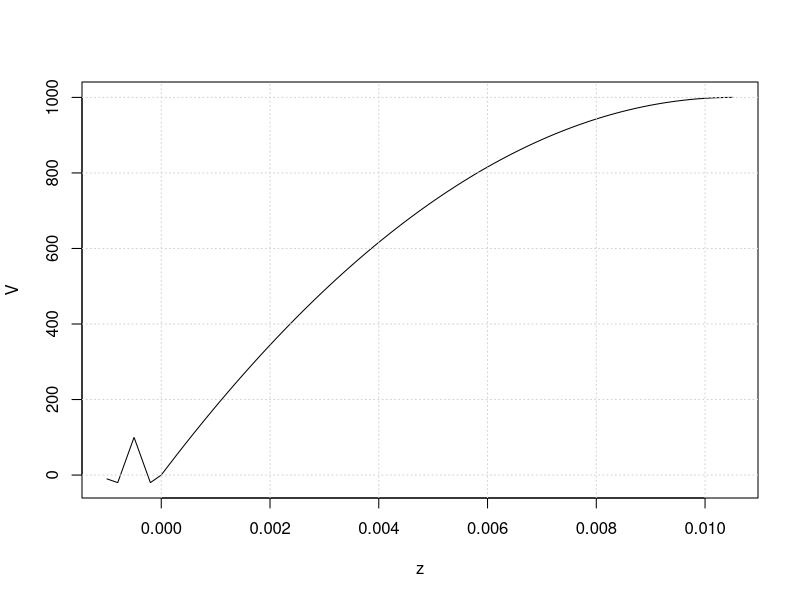
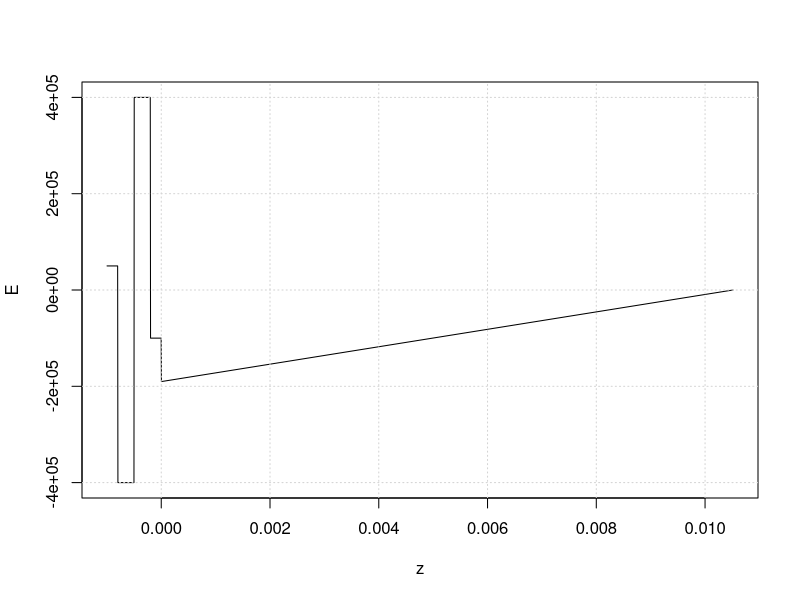

These charts were generated, in order, by the following R code:
data <- read.csv("VEz.csv", header=TRUE, colClasses = c("numeric","numeric","numeric"))
colnames(data) <- c("z","V","E")

plot(with(data, V ~ z), type = "l"); grid()
plot(with(data, E ~ z), type = "l"); grid()


#traj <- read.csv("trajectory.csv", header=TRUE, colClasses = c("numeric","numeric","numeric"))
#colnames(traj) <- c("t","z","vz")

#plot(with(traj, z ~ t), type = "l"); grid()
#plot(with(traj, vz ~ z), type = "l"); grid()



